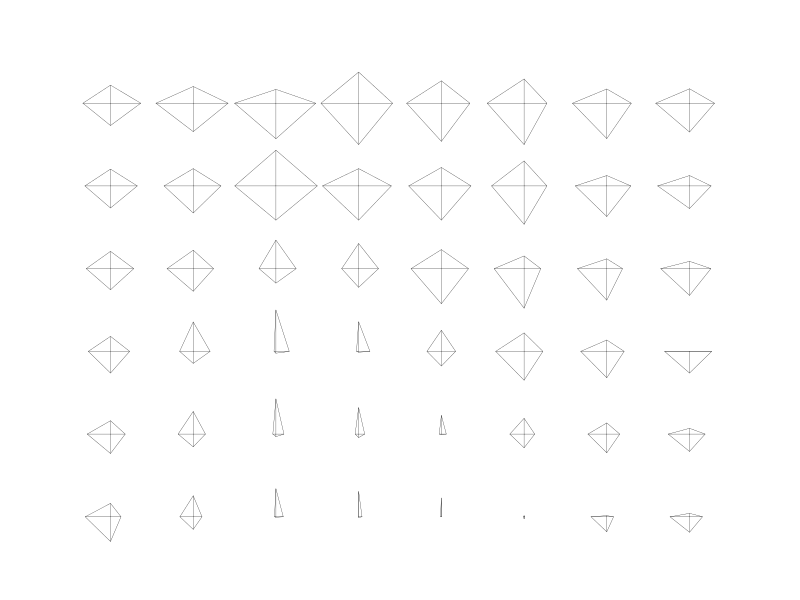

The R source for this figure:
## ---- chunk 1
options(repos = "https://cran.r-project.org")
install.packages("class")
library(class)
## ---- chunk 2
data(iris) # importanto banco de dados

str(iris) #visualizar formato da base de dados

radii <- seq(2, 0.1, length.out = 100)

som_model <- batchSOM(iris[,1:4] , radii = radii)

plot(som_model)

